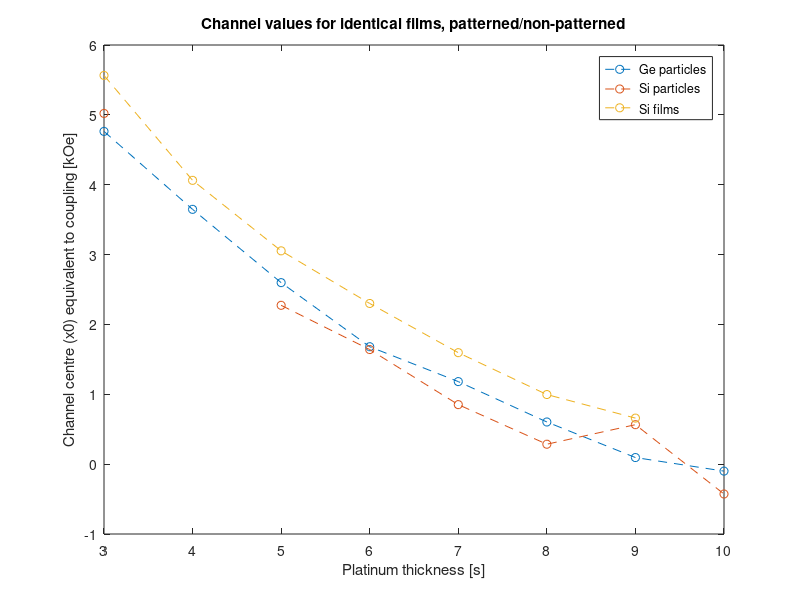
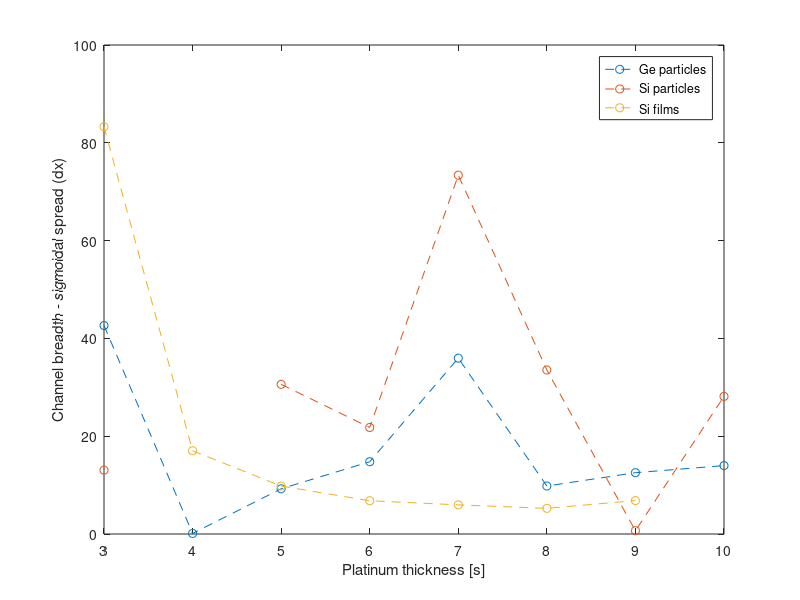
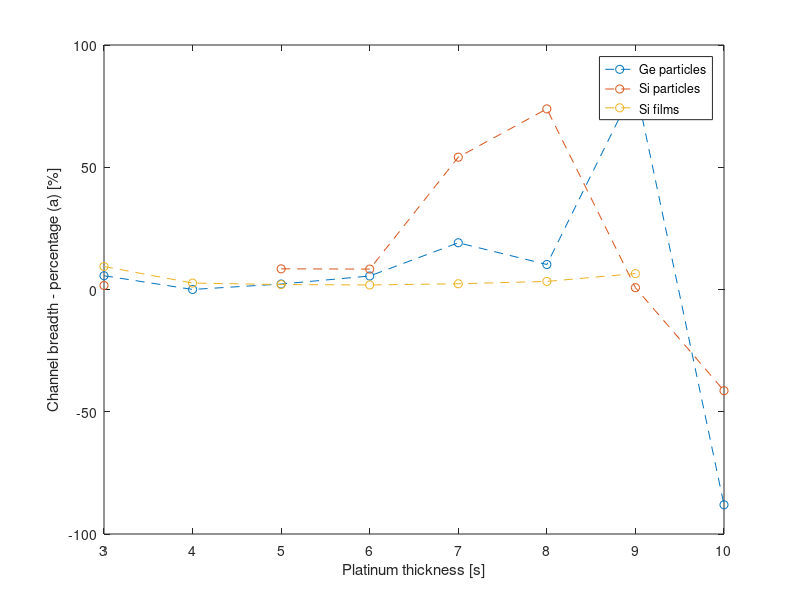

Source code (MATLAB) for these figures, in order: (Note: this script raises an error after producing the figures.)

All_input_x = -1000:0.1:7000;
All_Pt_s = [3,4,5,6,7,8,9,10];

Si_p.A1 = [0.06503,  NaN, 0.02614, 0.01692, 0.00942, 0.00513, 0.00645, -0.00132];
Si_p.A2 = [0.96733, NaN, 0.94678, 0.94614, 0.95188,0.97987, 0.9692, 0.97933];
Si_p.x0 = [5020.6106, NaN, 2273.70629, 1640.19765, 851.87969, 285.24345, 565.05298, -427.23511];
Si_p.dx = [13.06693, NaN, 30.60431, 21.78625, 73.37485, 33.53821, 0.67123, 28.13617];
Si_p.pcs = 200*pi./Si_p.x0.*Si_p.dx;
Si_p.diff = diff(Si_p.x0); Si_p.diff(length(Si_p.x0)) = 1;
Si_p.pdiff = 100./(Si_p.x0./Si_p.diff); Si_p.pdiff(length(Si_p.pdiff)) = [];

Si_f.A1 = [0.03317, 0.00878, 0.01418, 0.00718, 0.00601, 0.01401, 0.00782, NaN ];
Si_f.A2 = [0.95555, 0.99506, 0.99373, 0.98857, 0.99031, 0.99371, 0.99139, NaN ];
Si_f.x0 = [5564.36162, 4062.55699, 3053.44868, 2300.14233, 1595.73034, 996.36555, 658.90125, NaN ];
Si_f.dx = [83.28545, 17.02497, 9.80349, 6.80291, 5.95787, 5.24586, 6.83284, NaN ];
Si_f.pcs = 200*pi./Si_f.x0.*Si_f.dx;
Si_f.diff = diff(Si_f.x0); Si_f.diff(length(Si_f.x0)) = 1;
Si_f.pdiff = 100./(Si_f.x0./Si_f.diff); Si_f.pdiff(length(Si_f.pdiff)) = [];

Ge_p.A1 = [0.06022, 0.03576, 0.016, 0.02598, 0.00544, 0.01931, 0.01138, 0.0515];
Ge_p.A2 = [0.86754, 0.96525, 0.9922, 0.98391, 0.98956, 0.9846, 0.99076, 0.96877];
Ge_p.x0 = [4763.23151, 3647.48693, 2598.21072, 1680.98024, 1181.67134, 603.50125, 94.41173, -99.82146];
Ge_p.dx = [42.63449, 0.1144, 9.24801, 14.77906, 35.96091, 9.81336, 12.53915, 13.98655];
Ge_p.pcs = 200*pi./Ge_p.x0.*Ge_p.dx;
Ge_p.diff = diff(Ge_p.x0); Ge_p.diff(length(Ge_p.x0)) = 1;
Ge_p.pdiff = 100./(Ge_p.x0./Ge_p.diff); Ge_p.pdiff(length(Ge_p.pdiff)) = [];

figure(1); clf; 
plot(All_Pt_s, Ge_p.x0./1e3, 'o--', All_Pt_s, Si_p.x0./1e3, 'o--', All_Pt_s, Si_f.x0./1e3, 'o--')
legend('Ge particles', 'Si particles', 'Si films')
ylabel 'Channel centre (x0) equivalent to coupling [kOe]'
xlabel 'Platinum thickness [s]'
title 'Channel values for identical films, patterned/non-patterned'

figure(2); clf; 
plot(All_Pt_s, Ge_p.dx,  'o--', All_Pt_s, Si_p.dx, 'o--', All_Pt_s, Si_f.dx, 'o--')
legend('Ge particles', 'Si particles', 'Si films')
ylabel 'Channel breadth - sigmoidal spread (dx)'
xlabel 'Platinum thickness [s]'

figure(3); clf; 
plot(All_Pt_s, Ge_p.pcs,  'o--', All_Pt_s, Si_p.pcs, 'o--', All_Pt_s, Si_f.pcs, 'o--')
legend('Ge particles', 'Si particles', 'Si films')
ylabel 'Channel breadth - percentage (a) [%]'
xlabel 'Platinum thickness [s]'



%%

ist = Si_f;
figno = 4;
figure(figno); clf 

for ff = 1:length(ist.x0)
     sigmoidal_mem_funct_gen(All_input_x, ist.x0(ff), ist.pcs(ff), figno); hold on 
end 

title 'Si films'; 
xlabel 'Field [Oe]'; ylabel 'M/M_S'
legc = cellstr(num2str(All_Pt_s', 'T_P_t = %-g [s] ')); legend (legc, 'Location', 'Southeast')


figure(figno+3); clf; 

for ff = 1:length(ist.x0)
    sigmoidy  = ist.A2(ff) + (ist.A1(ff)-ist.A2(ff))./(1 + exp((All_input_x-ist.x0(ff))./ist.dx(ff)));
    plot(All_input_x, sigmoidy); hold on 
end 

title 'Si films'
xlabel 'Field [Oe]'; ylabel 'M/M_S'
legc = cellstr(num2str(All_Pt_s', 'T_P_t = %-g [s] ')); legend (legc, 'Location', 'Southeast')


%%


figure(10); clf;

legc1 = {'Si films', 'Si particles', 'Ge particles'};

ist = Si_f;
subplot(1,2,1); plot(abs(ist.pdiff),'--d'); hold on; 
xlabel 'Adjacent channel number'; ylabel '% difference between channels'
set(gca,'xlim',[1,length(ist.pdiff)]); set(gca,'xtick',1:length(ist.pdiff))
subplot(1,2,2); plot(ist.pcs,'--d'); hold on; 
xlabel 'Channel number'; ylabel '\pm% used in sigmoid';
ist = Si_p;
subplot(1,2,1); plot(abs(ist.pdiff),'--d');
subplot(1,2,2); plot(ist.pcs,'--d');
ist = Ge_p;
subplot(1,2,1); plot(abs(ist.pdiff),'--d'); legend (legc1, 'Location', 'Northwest')
subplot(1,2,2); plot(ist.pcs,'--d'); legend (legc1, 'Location', 'Northwest')



